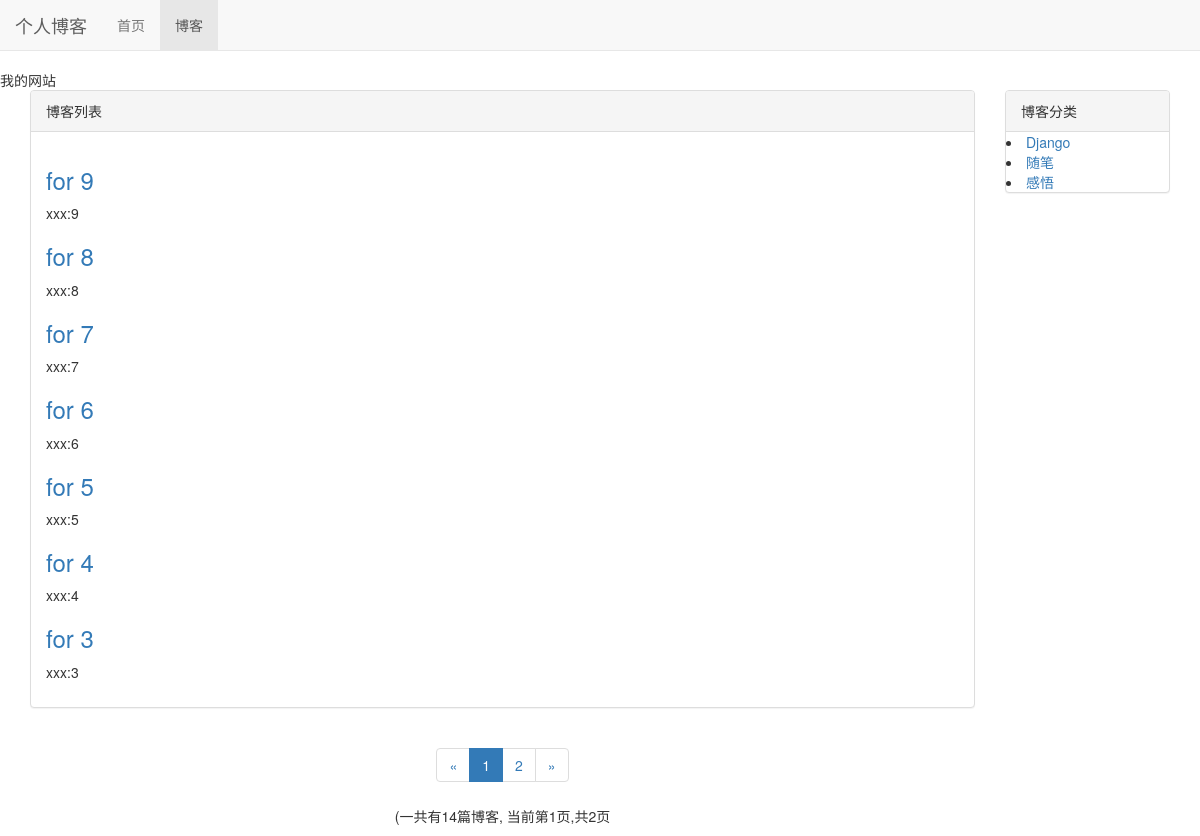
Screenshot of /blog/ with the database file from the repository.
### blog/models.py (models this page shows, shortened)
class Blog(models.Model):
    title = models.CharField(max_length=50)
    blog_type = models.ForeignKey(BlogType, on_delete=models.DO_NOTHING)
    content = models.TextField()
    author = models.ForeignKey(User, on_delete=models.DO_NOTHING)
    created_time = models.DateTimeField(auto_now_add=True)
    last_update_time = models.DateTimeField(auto_now=True)
    class Meta:
        ordering = ['-created_time']

class BlogType(models.Model):
    type_name = models.CharField(max_length=15)

### blog/views.py (the view)
# urls.py: path('', views.blog_list, name="blog_list"),
def blog_list(request):
    blogs_all_list = Blog.objects.all()
    paginator = Paginator(blogs_all_list, settings.EACH_PAGE_BLOGS_NUMBER)
    page_num = request.GET.get('page', 1) #获取页码参数(GET请求)
    page_of_blogs = paginator.get_page(page_num)
    currentr_page_num = page_of_blogs.number #获取当前页码
    page_range = list(range(max(currentr_page_num -2,1), currentr_page_num)) + \
                 list(range(currentr_page_num ,min(currentr_page_num + 2, paginator.num_pages )+ 1))
    if page_range[0] - 1 >= 2:
        page_range.insert(0, '...')
    if paginator.num_pages - page_range[-1] >=2:
        page_range.append('...')
    if page_range[0] != 1:
        page_range.insert(0, 1)
    if page_range[-1] != paginator.num_pages:
        page_range.append(paginator.num_pages)
    context = {}
    context['blogs'] = page_of_blogs.object_list
    context['page_of_blogs'] = page_of_blogs
    context['page_range'] = page_range
    context['blogs_count'] = BlogType.objects.all()
    return render_to_response('blog/blog_list.html', context)

### blog/templates/blog/blog_list.html (shortened to what this page needs)
{% extends 'base.html' %}
{% block nav_blog_active %}active{% endblock %}
{% load staticfiles %}
{% block header_extends %}
    <link rel="stylesheet" type="text/css" href="{% static 'blog.css' %}">
{% endblock %}
{% block content %}
    <div class="container">
        <div class="row">
            <div class="col-xs-12 col-sm-8 col-md-9 col-lg-10">
                <div class="panel panel-default">
                    <div class="panel-heading">{% block blog_list_title %}博客列表 {% endblock %}</div>
                    <div class="panel-body">
                        {% for blog in blogs %}
                            <a href="{% url 'blog_detail' blog.pk %}">
                                <h3>{{ blog.title }}</h3>
                            </a>
                            <p>{{ blog.content|truncatechars:30 }}</p>
                            {% empty %}
                            <p>----暂无内容------</p>
                            {% endfor %}
                    </div>
                </div>
                <div class="paginator">
                    <ul class="pagination">
                        <li>
                            {% if page_of_blogs.has_previous %}
                                <a href="?page={{ page_of_blogs.Previous_page_number }}" aria-label="Previous">
                                    <span aria-hidden="true">&laquo;</span>
                          </a>
                            {% else %}
                                <span aria-hidden="true">&laquo;</span>
                            {% endif %}
                        </li>
                        {% for page_num in page_range %}
                            {% if page_num == page_of_blogs.number %}
                                <li class="active"><span>{{ page_num }}</span></li>
                            {%else%}
                                {% if page_num == '...' %}
                                    <li><span>{{ page_num }}</span></li>
                                {% else %}
                                <li><a href="?page={{ page_num }}">{{ page_num }}</a></li>
                                {% endif %}
                            {%endif%}
                        {% endfor %}
                        <li>
                            {% if page_of_blogs.has_previous %}
                                <a href="?page={{ page_of_blogs.next_page_number }}" aria-label="Next">
                                <span aria-hidden="true">&raquo;</span>
                            </a>
                            {% else %}
                                <span aria-hidden="true">&raquo;</span>
                            {% endif %}
                        </li>
                    </ul>
                    <p>
                    (一共有{{ page_of_blogs.paginator.count }}篇博客,
                    当前第{{ page_of_blogs.number }}页,共{{ page_of_blogs.paginator.num_pages }}页
                </p>
                </div>
            </div>
            <div class="hidden-xs col-sm-4 col-md-3 col-lg-2">
                <div class="panel panel-default">
                    <div class="panel-heading">博客分类</div>
                    <div class="panel-bogy">
                        <u1 class="blog-types" >
                            {% for blog_type in blogs_count %}
                        <li><a href="{% url 'blogs_with_type'  blog_type.pk %}">{{ blog_type.type_name }}</a></li>
                        {% empty %}
                        <li>暂无分类</li>
                    {% endfor %}
                </u1>
                    </div>
                </div>
            </div>
        </div>
    </div>
{% endblock %}

### templates/base.html (shortened to what this page needs)
<!DOCTYPE html>
<ht ml lang="zh-CN">
<head>
    {% load staticfiles %}
    <link rel="stylesheet" href="{% static 'base.css' %}">
    <link rel="stylesheet" href="{% static 'bootstrap-3.37/css/bootstrap.min.css' %}">
    {% block header_extends %}{% endblock %}
</head>
<body>
    <div class="navbar navbar-default navbar-fixed-top" role="navigation">
        <div class="content-fluid">
            <div class="navbar-header">
                <a class="navbar-brand" href="{% url 'home' %}" >个人博客</a>
            </div>
            <div id="navbar-collapse" class="collapse navbar-collapse">
                <ul class="nav navbar-nav">
                <li class="{% block nav_home_active %}{% endblock %}"><a href="{% url 'home' %}">首页</a></li>
                <li class="{% block nav_blog_active %}{% endblock %}"><a href="{% url 'blog_list' %}">博客</a></li>
                </ul>
            </div>
        </div>
    </div>
    {% block content%}{% endblock %}
</body>
</html>

### static/base.css (style rules this page uses)
* { margin: 0 padding: 0; }
body { margin-top: 70px!important; }

### static/blog.css (style rules this page uses)
div.paginator { text-align: center; }

### rows the page displays
Blog: title "for 9", content "xxx:9"
Blog: title "for 8", content "xxx:8"
Blog: title "for 7", content "xxx:7"
Blog: title "for 6", content "xxx:6"
Blog: title "for 5", content "xxx:5"
Blog: title "for 4", content "xxx:4"
Blog: title "for 3", content "xxx:3"
BlogType: type_name "Django"
BlogType: type_name "随笔"
BlogType: type_name "感悟"

### other values shown
{{ page_num }} "1"
{{ page_num }} "2"
{{ page_of_blogs.paginator.count }} "14"
{{ page_of_blogs.number }} "1"
{{ page_of_blogs.paginator.num_pages }} "2"
